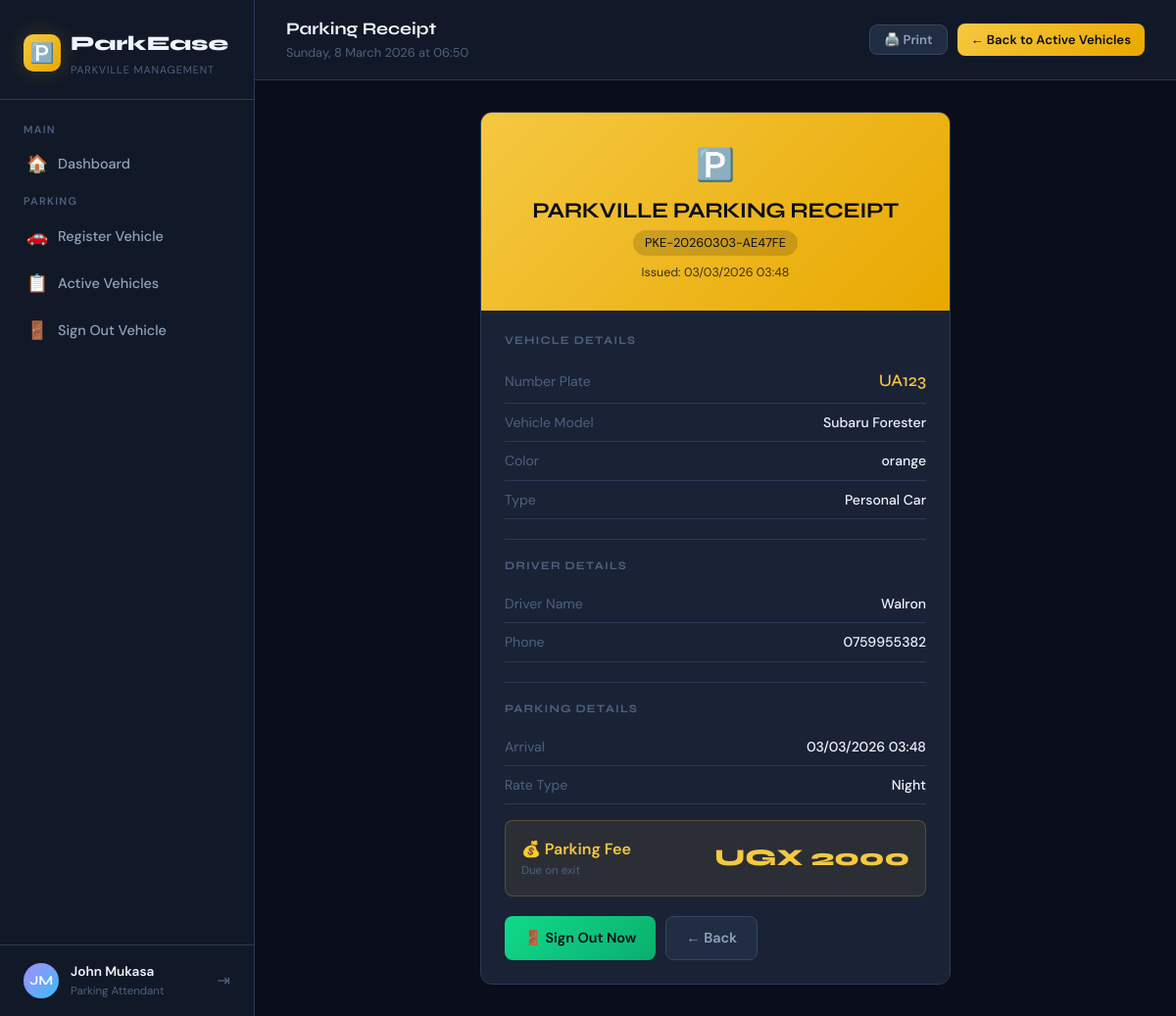
/parking/receipt/1/ (signed in), run on the app's committed database.
### core/models.py (models this page shows, shortened)
class UserProfile(models.Model):
    ROLE_CHOICES = [
        ('admin', 'System Admin'),
        ('attendant', 'Parking Attendant'),
        ('tyre_manager', 'Tyre Section Manager'),
        ('battery_manager', 'Battery Section Manager'),
    ]
    user = models.OneToOneField(User, on_delete=models.CASCADE, related_name='profile')
    role = models.CharField(max_length=20, choices=ROLE_CHOICES, default='attendant')
    phone = models.CharField(max_length=20, blank=True)

class ParkingReceipt(models.Model):
    vehicle = models.OneToOneField(Vehicle, on_delete=models.CASCADE, related_name='receipt')
    receipt_number = models.CharField(max_length=20, unique=True)
    issued_at = models.DateTimeField(auto_now_add=True)
    amount_paid = models.DecimalField(max_digits=10, decimal_places=2, default=0)
    receiver_name = models.CharField(max_length=100, blank=True)
    receiver_phone = models.CharField(max_length=20, blank=True)
    receiver_gender = models.CharField(max_length=10, blank=True)
    receiver_nin = models.CharField(max_length=30, blank=True)
    signed_out_at = models.DateTimeField(null=True, blank=True)
    signed_out_by = models.ForeignKey(User, on_delete=models.SET_NULL, null=True, blank=True)

class Vehicle(models.Model):
    VEHICLE_TYPES = [
        ('truck', 'Truck'),
        ('personal_car', 'Personal Car'),
        ('taxi', 'Taxi'),
        ('coaster', 'Coaster'),
        ('boda_boda', 'Boda-boda'),
    ]
    driver_name = models.CharField(max_length=100)
    phone_number = models.CharField(max_length=20)
    nin_number = models.CharField(max_length=30, blank=True)
    vehicle_type = models.CharField(max_length=20, choices=VEHICLE_TYPES)
    number_plate = models.CharField(max_length=10)
    vehicle_model = models.CharField(max_length=100)
    vehicle_color = models.CharField(max_length=50)
    arrival_time = models.DateTimeField(default=timezone.now)
    departure_time = models.DateTimeField(null=True, blank=True)
    is_active = models.BooleanField(default=True)
    registered_by = models.ForeignKey(User, on_delete=models.SET_NULL, null=True, related_name='registered_vehicles')
    @property
    def duration_hours(self):
        end = self.departure_time or timezone.now()
        delta = end - self.arrival_time
        return delta.total_seconds() / 3600
    @property
    def parking_rate_type(self):
        hour = self.arrival_time.hour
        duration = self.duration_hours
        if duration < 3:
            return 'short'
        elif 6 <= hour <= 18:
            return 'day'
        else:
            return 'night'
    @property
    def parking_fee(self):
        rate_type = self.parking_rate_type
        rates = {
            'truck':        {'day': 5000, 'night': 10000, 'short': 2000},
            'personal_car': {'day': 3000, 'night': 2000,  'short': 2000},
            'taxi':         {'day': 3000, 'night': 2000,  'short': 2000},
            'coaster':      {'day': 4000, 'night': 2000,  'short': 3000},
            'boda_boda':    {'day': 2000, 'night': 2000,  'short': 1000},
        }
        vtype = self.vehicle_type
        if vtype in rates and rate_type in rates[vtype]:
            return rates[vtype][rate_type]
        return 0

### core/views.py (the view)
# urls.py: path('parking/receipt/<int:pk>/', views.view_receipt, name='view_receipt'),
@login_required
def view_receipt(request, pk):
    receipt = get_object_or_404(ParkingReceipt, pk=pk)
    return render(request, 'core/receipt.html', {'receipt': receipt, 'vehicle': receipt.vehicle})

### core/templates/core/receipt.html (shortened to what this page needs)
{% extends 'core/base.html' %}
{% block page_title %}Parking Receipt{% endblock %}
{% block topbar_actions %}
<button onclick="window.print()" class="btn btn-secondary btn-sm no-print">🖨️ Print</button>
<a href="{% url 'active_vehicles' %}" class="btn btn-primary btn-sm no-print">← Back to Active Vehicles</a>
{% endblock %}
{% block content %}
<div class="receipt">
  <div class="receipt-header">
    <div style="font-size:2rem;margin-bottom:8px;">🅿️</div>
    <h2>PARKVILLE PARKING RECEIPT</h2>
    <div class="receipt-number">{{ receipt.receipt_number }}</div>
    <div style="font-size:0.78rem;margin-top:8px;opacity:0.8;">Issued: {{ receipt.issued_at|date:"d/m/Y H:i" }}</div>
  </div>
  <div class="receipt-body">
    <h3 style="font-size:0.72rem;color:var(--text-muted);text-transform:uppercase;letter-spacing:0.1em;margin-bottom:12px;">Vehicle Details</h3>
    <div class="receipt-row"><span class="receipt-row-label">Number Plate</span><span class="receipt-row-value" style="font-family:'Syne',sans-serif;font-size:1.1rem;color:var(--gold);">{{ vehicle.number_plate }}</span></div>
    <div class="receipt-row"><span class="receipt-row-label">Vehicle Model</span><span class="receipt-row-value">{{ vehicle.vehicle_model }}</span></div>
    <div class="receipt-row"><span class="receipt-row-label">Color</span><span class="receipt-row-value">{{ vehicle.vehicle_color }}</span></div>
    <div class="receipt-row"><span class="receipt-row-label">Type</span><span class="receipt-row-value">{{ vehicle.get_vehicle_type_display }}</span></div>
    <hr class="divider">
    <h3 style="font-size:0.72rem;color:var(--text-muted);text-transform:uppercase;letter-spacing:0.1em;margin-bottom:12px;">Driver Details</h3>
    <div class="receipt-row"><span class="receipt-row-label">Driver Name</span><span class="receipt-row-value">{{ vehicle.driver_name }}</span></div>
    <div class="receipt-row"><span class="receipt-row-label">Phone</span><span class="receipt-row-value">{{ vehicle.phone_number }}</span></div>
    <hr class="divider">
    <h3 style="font-size:0.72rem;color:var(--text-muted);text-transform:uppercase;letter-spacing:0.1em;margin-bottom:12px;">Parking Details</h3>
    <div class="receipt-row"><span class="receipt-row-label">Arrival</span><span class="receipt-row-value">{{ vehicle.arrival_time|date:"d/m/Y H:i" }}</span></div>
    <div class="receipt-row"><span class="receipt-row-label">Rate Type</span><span class="receipt-row-value">{{ vehicle.parking_rate_type|title }}</span></div>
    <div class="receipt-total">
      <div>
        <div class="receipt-total-label">💰 Parking Fee</div>
        {% if receipt.signed_out_at %}<div style="font-size:0.72rem;color:var(--text-muted);">Paid</div>{% else %}<div style="font-size:0.72rem;color:var(--text-muted);">Due on exit</div>{% endif %}
      </div>
      <div class="receipt-total-amount">UGX {{ vehicle.parking_fee|floatformat:0 }}</div>
    </div>
    {% if not receipt.signed_out_at %}
    <div style="margin-top:20px;display:flex;gap:10px;">
      <a href="{% url 'process_signout' receipt.pk %}" class="btn btn-success">🚪 Sign Out Now</a>
      <a href="{% url 'active_vehicles' %}" class="btn btn-secondary">← Back</a>
    </div>
    {% endif %}
  </div>
</div>
{% endblock %}

### core/templates/core/base.html (shortened to what this page needs)
<!DOCTYPE html>
<html lang="en">
<head>
  {% load static %}
  <link rel="stylesheet" href="{% static 'css/style.css' %}">
</head>
<body>
<div class="app-wrapper">
  <aside class="sidebar" id="sidebar">
    <div class="sidebar-logo">
      <a class="logo-mark" href="{% url 'dashboard' %}">
        <div class="logo-icon">🅿️</div>
        <div>
          <span class="logo-text">ParkEase</span>
          <span class="logo-sub">Parkville Management</span>
        </div>
      </a>
    </div>
    <nav class="sidebar-nav">
      <span class="nav-section-label">Main</span>
      <a href="{% url 'dashboard' %}" class="nav-link {% if request.resolver_match.url_name == 'dashboard' %}active{% endif %}">
        <span class="nav-icon">🏠</span> Dashboard
      </a>
      {% with role=request.user.profile.role %}
      {% if role == 'attendant' or role == 'admin' %}
      <span class="nav-section-label">Parking</span>
      <a href="{% url 'register_vehicle' %}" class="nav-link {% if request.resolver_match.url_name == 'register_vehicle' %}active{% endif %}">
        <span class="nav-icon">🚗</span> Register Vehicle
      </a>
      <a href="{% url 'active_vehicles' %}" class="nav-link {% if request.resolver_match.url_name == 'active_vehicles' %}active{% endif %}">
        <span class="nav-icon">📋</span> Active Vehicles
      </a>
      <a href="{% url 'signout_vehicle' %}" class="nav-link {% if request.resolver_match.url_name == 'signout_vehicle' %}active{% endif %}">
        <span class="nav-icon">🚪</span> Sign Out Vehicle
      </a>
      {% endif %}
      {% endwith %}
    </nav>
    <div class="sidebar-user">
      <div class="user-avatar">{{ request.user.first_name|first|upper }}{{ request.user.last_name|first|upper }}</div>
      <div class="user-info">
        <div class="user-name">{{ request.user.get_full_name|default:request.user.username }}</div>
        <div class="user-role">{{ request.user.profile.get_role_display|default:"User" }}</div>
      </div>
      <a href="{% url 'logout' %}" class="logout-btn" title="Logout">⇥</a>
    </div>
  </aside>
  <div class="main-content">
    <header class="topbar">
      <div>
        <div class="topbar-title">{% block page_title %}ParkEase{% endblock %}</div>
        <div class="topbar-meta" id="clock"></div>
      </div>
      <div style="display:flex;gap:10px;align-items:center;">
        {% block topbar_actions %}{% endblock %}
      </div>
    </header>
    <div class="page-body fade-in">
      {% block content %}{% endblock %}
    </div>
  </div>
</div>
</body>
</html>

### data on the page
ParkingReceipt: receipt_number "PKE-20260303-AE47FE", issued_at "03/03/2026 03:48"
Vehicle: number_plate "UA123", vehicle_model "Subaru Forester", vehicle_color "orange", vehicle_type "Personal Car", driver_name "Walron", phone_number "0759955382", arrival_time "03/03/2026 03:48", parking_rate_type "Night", parking_fee "2000"

### other printed values
{{ request.user.first_name|first|upper }} "J"
{{ request.user.last_name|first|upper }} "M"
{{ request.user.get_full_name|default:request.user.username }} "John Mukasa"
{{ request.user.profile.get_role_display|default:"User" }} "Parking Attendant"
